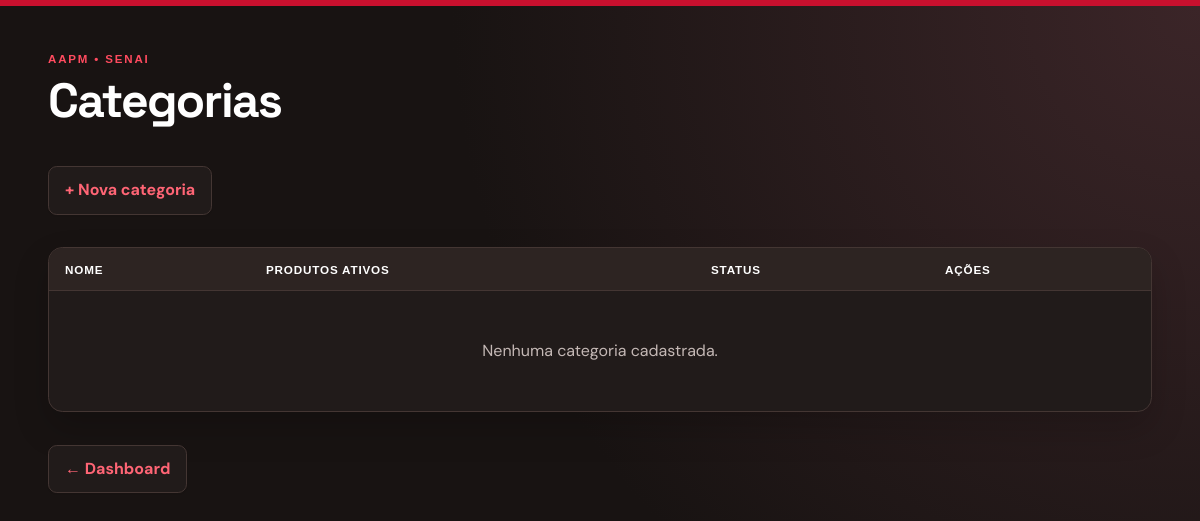
The app's page /categorias/ (signed in), older data.
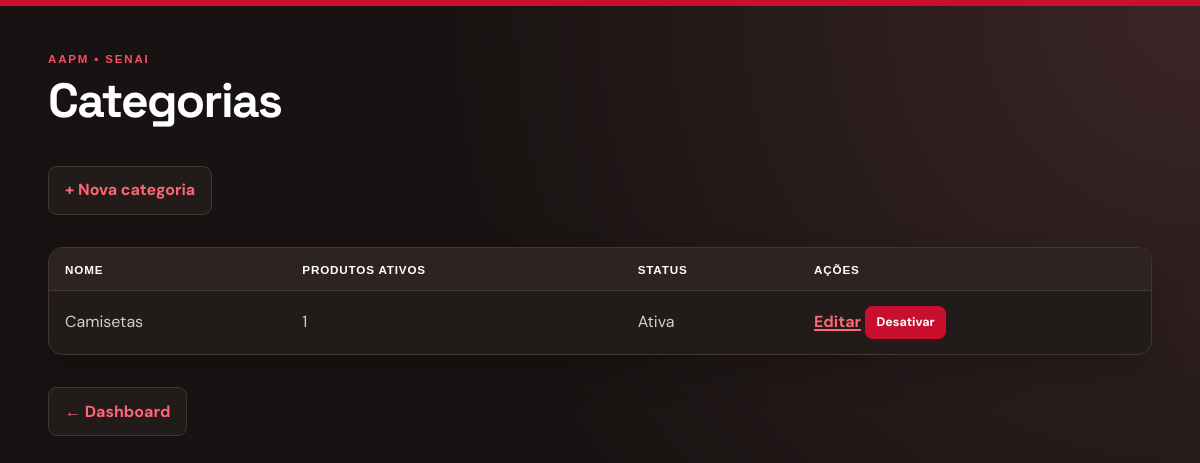
The same page, newer data.
### app/models/categoria.py (models this page shows)
class Categoria(Base):
    __tablename__ = "categorias"
    id = Column(Integer, primary_key=True, autoincrement=True, index=True)
    nome = Column(String, unique=True, nullable=False)
    ativo = Column(Boolean, default=True)
    produtos = relationship("Produto", back_populates="categoria", lazy="select")

### app/controllers/categoria_controller.py (the view)
@router.get("/")
def listar_categorias(
    request: Request,
    db: Session = Depends(get_db),
    admin = Depends(get_admin)
):
    categorias = db.query(Categoria).order_by(Categoria.nome).all()
    return templates.TemplateResponse(
        request,
        "categorias/index.html",
        {
            "request":    request,
            "usuario":    admin,
            "categorias": categorias,
        }
    )

### app/templates/categorias/index.html (shortened to what this page needs)
<!DOCTYPE html>
<html lang="pt-br">
<head>
</head>
<body>
    <h1>Categorias</h1>
    <a href="/categorias/nova">+ Nova categoria</a>
    <table border="1" cellpadding="8">
        <thead>
            <tr>
                <th>Nome</th>
                <th>Produtos ativos</th>
                <th>Status</th>
                <th>Ações</th>
            </tr>
        </thead>
        <tbody>
            {% for c in categorias %}
            <tr>
                <td>{{ c.nome }}</td>
                <td>
                    {{ c.produtos | selectattr('ativo') | list | length }}
                </td>
                <td>{{ "Ativa" if c.ativo else "Inativa" }}</td>
                <td>
                    <a href="/categorias/{{ c.id }}/editar">Editar</a>
                    <form action="/categorias/{{ c.id }}/toggle-ativo"
                          method="post"
                          style="display:inline">
                        <button type="submit">
                            {{ "Desativar" if c.ativo else "Ativar" }}
                        </button>
                    </form>
                </td>
            </tr>
            {% endfor %}
            {% if not categorias %}
            <tr>
                <td colspan="4" style="text-align:center">
                    Nenhuma categoria cadastrada.
                </td>
            </tr>
            {% endif %}
        </tbody>
    </table>
    <p><a href="/">← Dashboard</a></p>
</body>
</html>

Row changes from the older to the newer data that the page shows:
added Categoria: nome "Camisetas", produtos|selectattr "1", ativo "Ativa", ativo "Desativar"
Text that changed along with them:
text no longer shown: "Nenhuma categoria cadastrada."
